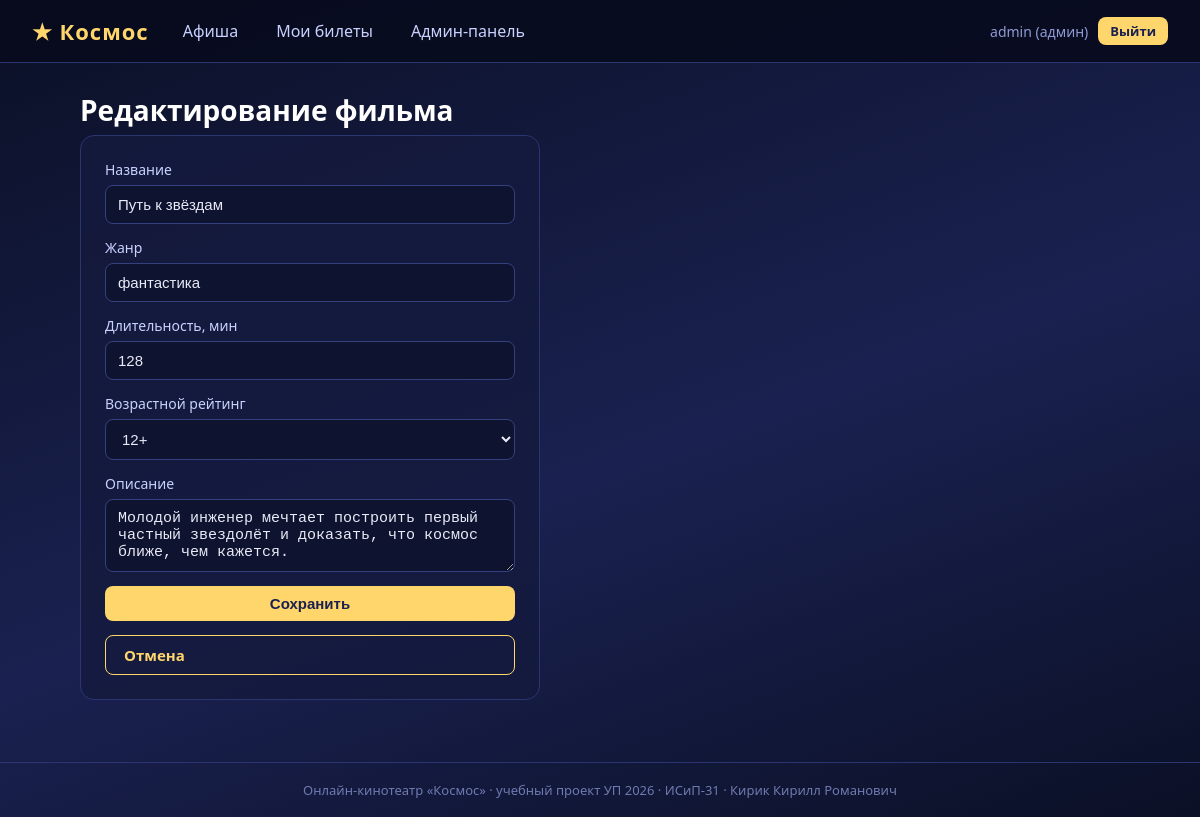
/admin/films/1/edit (signed in), run on the app's committed database.
### tables this page shows
CREATE TABLE films (
    id INTEGER PRIMARY KEY AUTOINCREMENT,
    title TEXT NOT NULL,
    genre TEXT NOT NULL,
    duration_min INTEGER NOT NULL,
    age_rating TEXT NOT NULL,
    description TEXT
);

### src/backend/app.py (the view, shortened to what this page needs)
@app.route("/admin/films/<int:film_id>/edit", methods=["GET", "POST"])
@admin_required
def admin_film_edit(film_id):
    film = db.get_film(film_id)
    if film is None:
        return render_template("404.html"), 404
    return render_template("film_form.html", film=film)

### src/backend/app.py (called while the page is built)
def admin_required(view):
    @functools.wraps(view)
    def wrapped(*args, **kwargs):
        if not session.get("user_id"):
            return redirect(url_for("login", next=request.path))
        if session.get("role") != ROLE_ADMIN:
            return render_template("403.html"), 403
        return view(*args, **kwargs)
    return wrapped

### src/backend/db.py (called while the page is built)
def get_connection(db_path=None):
    conn = sqlite3.connect(db_path or DB_PATH)
    conn.execute("PRAGMA foreign_keys = ON")
    return conn

def get_film(film_id):
    conn = get_connection()
    row = conn.execute(
        "SELECT id, title, genre, duration_min, age_rating, description "
        "FROM films WHERE id = ?",
        (film_id,),
    ).fetchone()
    conn.close()
    return row

### src/frontend/templates/film_form.html (shortened to what this page needs)
{% extends "base.html" %}
{% block content %}
<h1>{{ 'Редактирование фильма' if film else 'Добавление фильма' }}</h1>
<form class="form-card" method="POST"
      action="{{ url_for('admin_film_edit', film_id=film[0]) if film else url_for('admin_film_add') }}">
    <label>Название
        <input type="text" name="title" required value="{{ film[1] if film else '' }}">
    </label>
    <label>Жанр
        <input type="text" name="genre" required value="{{ film[2] if film else '' }}">
    </label>
    <label>Длительность, мин
        <input type="number" name="duration" required min="1" max="300"
               value="{{ film[3] if film else '' }}">
    </label>
    <label>Возрастной рейтинг
        <select name="age_rating" required>
            {% for age in ['0+', '6+', '12+', '16+', '18+'] %}
                <option value="{{ age }}" {{ 'selected' if film and film[4] == age }}>{{ age }}</option>
            {% endfor %}
        </select>
    </label>
    <label>Описание
        <textarea name="description" rows="3">{{ film[5] if film else '' }}</textarea>
    </label>
    <button type="submit" class="btn">Сохранить</button>
    <a class="btn btn-outline" href="{{ url_for('admin_films') }}">Отмена</a>
</form>
{% endblock %}

### src/frontend/static/style.css (style rules this page uses)
* { margin: 0; padding: 0; box-sizing: border-box; }
body { font-family: "Segoe UI", Arial, sans-serif; background: linear-gradient(160deg, #0b1026 0%, #1a2150 55%, #0b1026 100%); color: #e8eaf6; min-height: 100vh; display: flex; flex-direction: column; }
h1 { font-size: 28px; margin-bottom: 6px; color: #ffffff; }
a { color: #ffd66b; }
.btn { display: inline-block; background: #ffd66b; color: #1a2150; font-weight: 600; border: none; border-radius: 8px; padding: 9px 18px; cursor: pointer; text-decoration: none; font-size: 15px; }
.btn-outline { background: transparent; color: #ffd66b; border: 1px solid #ffd66b; }
.form-card { display: flex; flex-direction: column; gap: 14px; max-width: 460px; background: rgba(20, 27, 62, 0.85); border: 1px solid #2a3572; border-radius: 14px; padding: 24px; margin-bottom: 14px; }
.form-card label { display: flex; flex-direction: column; gap: 6px; color: #c9d1ff; font-size: 14px; }
.form-card input, .form-card select, .form-card textarea { background: #0e1330; border: 1px solid #35417f; border-radius: 8px; color: #e8eaf6; padding: 10px 12px; font-size: 15px; }

### data on the page
films: title "Путь к звёздам", genre "фантастика", duration "128", description "Молодой инженер мечтает построить первый частный звездолёт и доказать, что космос ближе, чем кажется."

### other printed values
{{ session.get('login') }} "admin"
{{ 'админ' if session.get('role') == 'admin' else 'клиент' }} "админ"
{{ 'Редактирование фильма' if film else 'Добавление фильма' }} "Редактирование фильма"
form field age_rating "12+"
